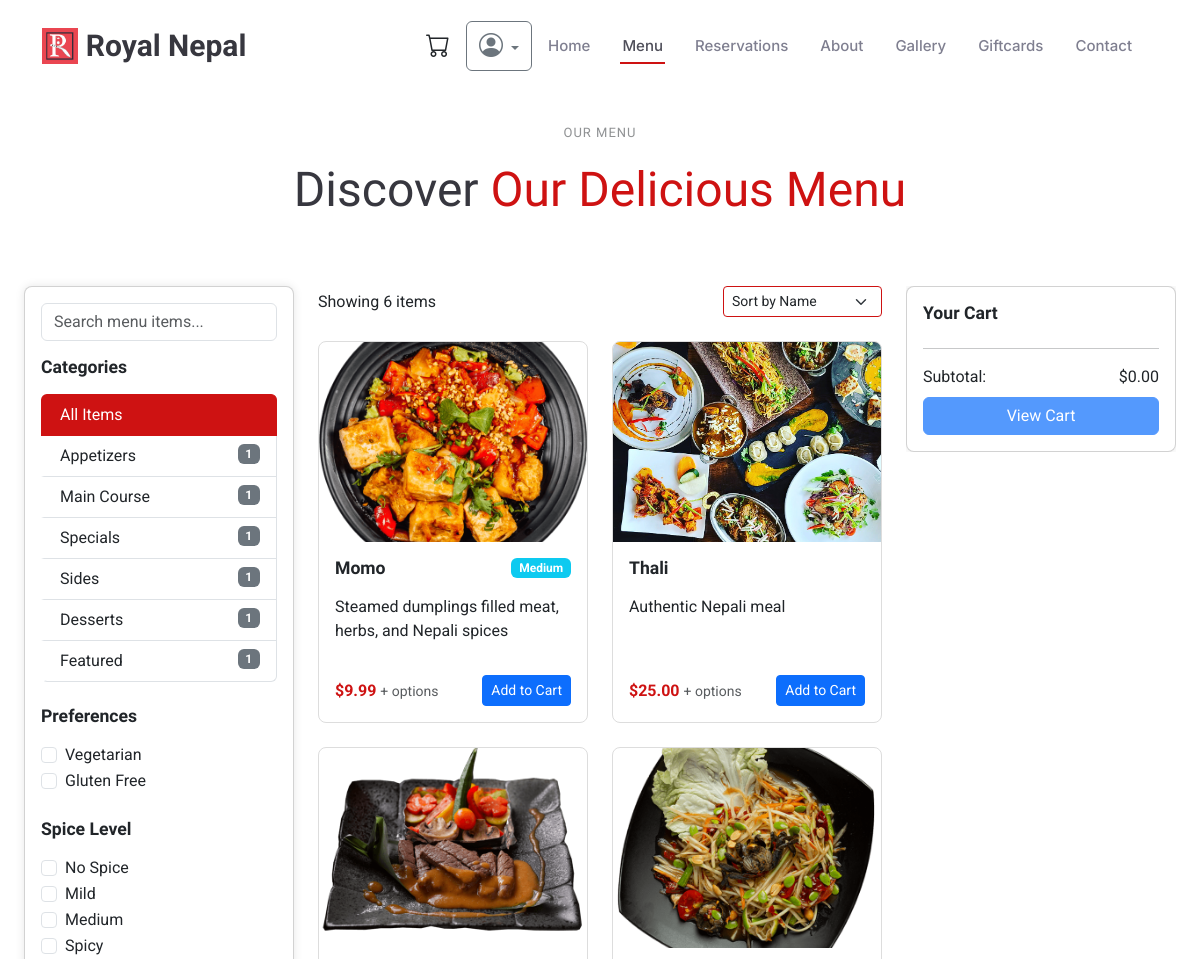
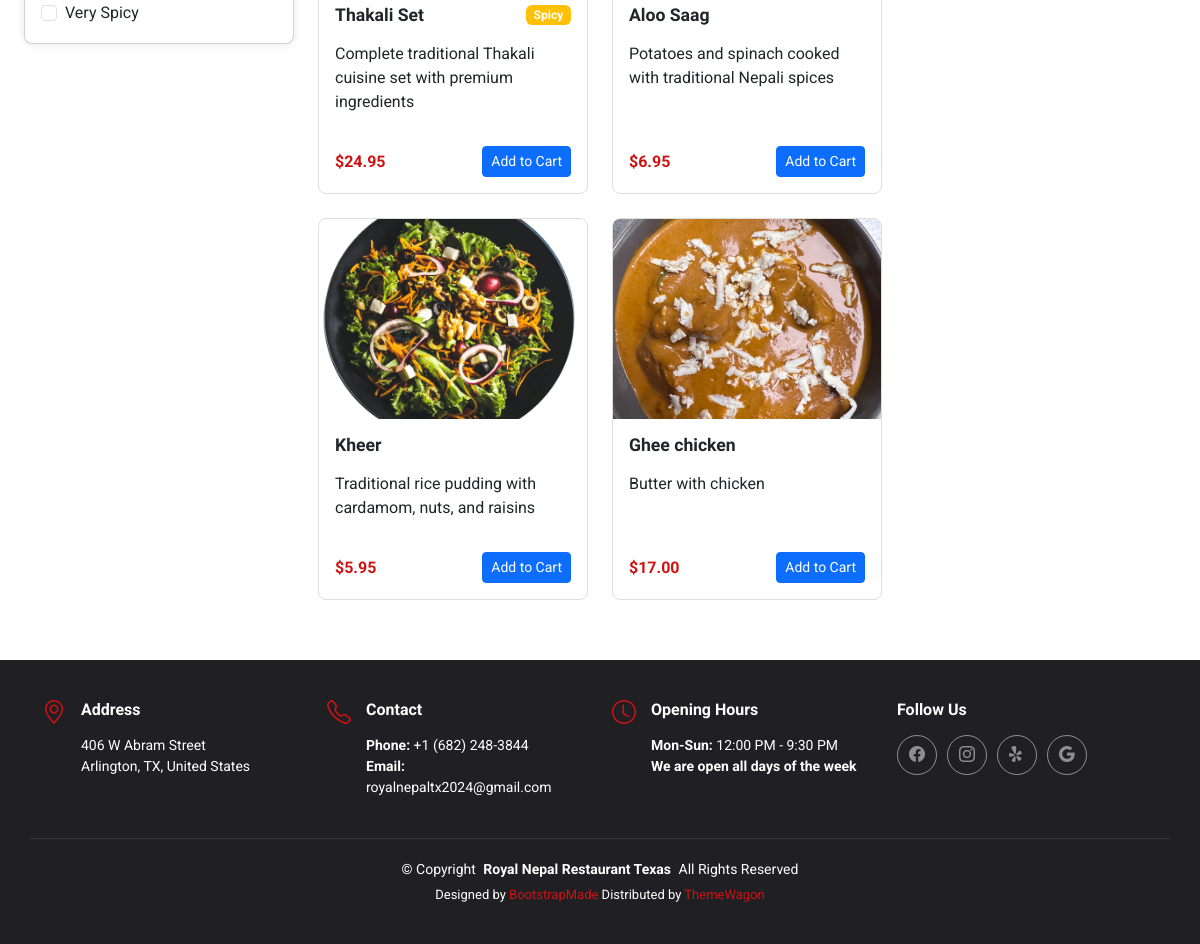
The app's page /menu/ with its own data (2 pictures, top to bottom).
### menu/models.py (models this page shows, shortened)
class Category(models.Model):
    name = models.CharField(max_length=100)
    slug = models.SlugField(unique=True)
    description = models.TextField(blank=True)
    image = models.ImageField(upload_to='categories/', blank=True, null=True)
    is_active = models.BooleanField(default=True)
    display_order = models.IntegerField(default=0)
    created_at = models.DateTimeField(auto_now=True)
    updated_at = models.DateTimeField(auto_now=True)
    class Meta:
        verbose_name_plural = 'Categories'
        ordering = ['display_order', 'name']

class MenuItem(models.Model):
    SPICE_LEVELS = [
        ('none', 'No Spice'),
        ('mild', 'Mild'),
        ('medium', 'Medium'),
        ('spicy', 'Spicy'),
        ('very_spicy', 'Very Spicy')
    ]
    category = models.ForeignKey(Category, related_name='items', on_delete=models.CASCADE)
    name = models.CharField(max_length=100)
    slug = models.SlugField(unique=True)
    description = models.TextField()
    price = models.DecimalField(
        max_digits=6,
        decimal_places=2,
        validators=[MinValueValidator(Decimal('0.00'))]
    )
    image = models.ImageField(upload_to='menu_items/', blank=True, null=True)
    is_available = models.BooleanField(default=True)
    is_featured = models.BooleanField(default=False)
    is_vegetarian = models.BooleanField(default=False)
    is_vegan = models.BooleanField(default=False)
    is_gluten_free = models.BooleanField(default=False)
    has_spice_customization = models.BooleanField(
        default=False,
        help_text="Allow customers to customize spice level"
    )
    spice_level = models.CharField(
        max_length=20,
        choices=SPICE_LEVELS,
        default='medium'
    )
    has_choices = models.BooleanField(
        default=False,
        help_text="Item has different choices (e.g., meat type, size)"
    )
    requires_choice = models.BooleanField(
        default=False,
        help_text="Customer must select a choice"
    )
    available_choices = models.ManyToManyField(
        ItemChoice,
        blank=True,
        related_name='menu_items'
    )
    available_addons = models.ManyToManyField(
        ItemAddon,
        blank=True,
        related_name='menu_items'
    )
    ingredients = models.TextField(
        blank=True,
        help_text="List main ingredients"
    )
    allergens = models.TextField(
        blank=True,
        help_text="List potential allergens"
    )
    preparation_time = models.PositiveIntegerField(
        default=15,
        help_text="Average preparation time in minutes"
    )
    calories = models.PositiveIntegerField(
        null=True,
        blank=True,
        help_text="Calories per serving"
    )
    created_at = models.DateTimeField(auto_now_add=True)
    updated_at = models.DateTimeField(auto_now=True)
    class Meta:
        ordering = ['category', 'name']
        indexes = [
            models.Index(fields=['category', 'is_available']),
            models.Index(fields=['is_featured', 'is_available']),
        ]
    def get_base_price(self):
        return self.price

### menu/views.py (the view)
# urls.py: path('', views.menu_list, name='menu_list'),
def menu_list(request):
    categories = Category.objects.filter(is_active=True).prefetch_related(
        Prefetch(
            'items',
            queryset=MenuItem.objects.filter(is_available=True)
            .select_related('category')
            .prefetch_related('available_choices', 'available_addons')
        )
    ).order_by('display_order')
    menu_items = MenuItem.objects.filter(
        is_available=True,
        category__is_active=True
    ).select_related('category').prefetch_related(
        'available_choices',
        'available_addons'
    )
    search_query = request.GET.get('search', '').strip()
    category_filter = request.GET.get('category')
    spice_level = request.GET.get('spice_level')
    dietary_filters = request.GET.getlist('dietary')
    if search_query:
        menu_items = menu_items.filter(
            Q(name__icontains=search_query) |
            Q(description__icontains=search_query)
        )
    if category_filter:
        menu_items = menu_items.filter(category__slug=category_filter)
    if spice_level:
        menu_items = menu_items.filter(spice_level=spice_level)
    if 'vegetarian' in dietary_filters:
        menu_items = menu_items.filter(is_vegetarian=True)
    if 'vegan' in dietary_filters:
        menu_items = menu_items.filter(is_vegan=True)
    if 'gluten_free' in dietary_filters:
        menu_items = menu_items.filter(is_gluten_free=True)
    cart = request.session.get('cart', {})
    context = {
        'categories': categories,
        'menu_items': menu_items,
        'spice_levels': MenuItem.SPICE_LEVELS,
        'cart': cart,
        'search_query': search_query,
        'category_filter': category_filter,
        'spice_level': spice_level,
        'dietary_filters': dietary_filters,
    }
    return render(request, 'menu/menu_list.html', context)

### menu/templates/menu/menu_list.html (shortened to what this page needs)
{% extends 'base.html' %}
{% load static %}
{% block content %}
<section class="menu-section section">
    <div class="container-fluid px-4">
        <div class="section-title" data-aos="fade-up">
            <h2>Our Menu</h2>
            <p><span>Discover</span> <span class="description-title">Our Delicious Menu</span></p>
        </div>
        <div class="row">
            <div class="col-lg-3">
                <div class="category-sidebar sticky-lg-top" style="top: 100px; z-index: 10;" data-aos="fade-up">
                    <div class="card">
                        <div class="card-body">
                            <div class="search-bar mb-3">
                                <input type="text" class="form-control"
                                       id="menuSearch"
                                       placeholder="Search menu items..."
                                       onkeyup="filterMenuItems()">
                            </div>
                            <h5 class="card-title mb-3">Categories</h5>
                            <div class="list-group">
                                <a href="#" class="list-group-item list-group-item-action active"
                                   data-category="all" onclick="filterByCategory(event, 'all')">
                                    All Items
                                </a>
                                {% for category in categories %}
                                    <a href="#" class="list-group-item list-group-item-action"
                                       data-category="{{ category.id }}"
                                       onclick="filterByCategory(event, '{{ category.id }}')">
                                        {{ category.name }}
                                        <span class="badge bg-secondary float-end">
                                            {{ category.items.count }}
                                        </span>
                                    </a>
                                {% endfor %}
                            </div>
                            <div class="mt-4">
                                <h5 class="card-title mb-3">Preferences</h5>
                                <div class="dietary-filters">
                                    <div class="form-check">
                                        <input class="form-check-input" type="checkbox"
                                               id="vegetarian" onchange="filterMenuItems()">
                                        <label class="form-check-label" for="vegetarian">
                                            Vegetarian
                                        </label>
                                    </div>
                                    <div class="form-check">
                                        <input class="form-check-input" type="checkbox"
                                               id="gluten_free" onchange="filterMenuItems()">
                                        <label class="form-check-label" for="gluten_free">
                                            Gluten Free
                                        </label>
                                    </div>
                                </div>
                            </div>
                            <div class="mt-4">
                                <h5 class="card-title mb-3">Spice Level</h5>
                                <div class="spice-filters">
                                    {% for level, name in spice_levels %}
                                        <div class="form-check">
                                            <input class="form-check-input" type="checkbox"
                                                   value="{{ level }}" id="spice_{{ level }}"
                                                   onchange="filterMenuItems()">
                                            <label class="form-check-label" for="spice_{{ level }}">
                                                {{ name }}
                                            </label>
                                        </div>
                                    {% endfor %}
                                </div>
                            </div>
                        </div>
                    </div>
                </div>
            </div>
            <div class="col-lg-6">
                <div class="sort-options mb-4" data-aos="fade-up">
                    <div class="d-flex justify-content-between align-items-center">
                        <div class="showing-results">
                            Showing <span id="itemCount">0</span> items
                        </div>
                        <select class="form-select form-select-sm w-auto"
                                onchange="sortMenuItems(this.value)">
                            <option value="name">Sort by Name</option>
                        </select>
                    </div>
                </div>
                <div class="row g-4" id="menuItemsContainer" data-aos="fade-up">
                    {% for item in menu_items %}
                        <div class="col-md-6 menu-item"
                             data-category="{{ item.category.id }}"
                             data-price="{{ item.price }}"
                             data-spice="{{ item.spice_level }}"
                             data-vegetarian="{{ item.is_vegetarian|yesno:'true,false' }}"
                             data-gluten-free="{{ item.is_gluten_free|yesno:'true,false' }}">
                            {% include 'menu/menu_item.html' with item=item %}
                        </div>
                    {% endfor %}
                </div>
            </div>
            <div class="col-lg-3">
                <div class="cart-sidebar sticky-lg-top" style="top: 100px;">
                    <div class="card" id="cartSummary">
                        <div class="card-body">
                            <h5 class="card-title">Your Cart</h5>
                            <hr>
                            <div class="d-flex justify-content-between mb-2">
                                <span>Subtotal:</span>
                                <span id="cartSubtotal">$0.00</span>
                            </div>
                            <button class="btn btn-primary w-100" id="viewCartBtn"
                                    onclick="window.location.href='{% url 'orders:cart_detail' %}'"
                                    disabled>
                                View Cart
                            </button>
                        </div>
                    </div>
                </div>
            </div>
        </div>
    </div>
</section>
{% endblock %}

### menu/templates/menu/menu_item.html (shortened to what this page needs)
{% load static %}
<div class="card menu-item-card h-100">
    {% if item.image %}
        <img src="{{ item.image.url }}" class="card-img-top menu-item-image" alt="{{ item.name }}">
    {% else %}
        <img src="{% static 'img/menu-default.jpg' %}" class="card-img-top menu-item-image" alt="{{ item.name }}">
    {% endif %}
    <div class="card-body d-flex flex-column">
        <div class="d-flex justify-content-between align-items-start mb-2">
            <h5 class="card-title">{{ item.name }}</h5>
            {% if not item.has_spice_customization %}
                <span class="badge {% if item.spice_level == 'very_spicy' %}bg-danger
                    {% elif item.spice_level == 'spicy' %}bg-warning
                    {% elif item.spice_level == 'medium' %}bg-info{% endif %}">
                    {{ item.get_spice_level_display }}
                </span>
            {% endif %}
        </div>
        <p class="card-text flex-grow-1">{{ item.description }}</p>
        <div class="mt-3">
            <div class="d-flex justify-content-between align-items-center">
                <div class="price-display">
                    <span class="base-price">${{ item.get_base_price }}</span>
                    {% if item.has_choices or item.available_addons.exists %}
                        <small class="text-muted">+ options</small>
                    {% endif %}
                </div>
                {% if item.is_available %}
                    <button class="btn btn-primary btn-sm add-to-cart-btn"
                            type="button"
                            data-bs-toggle="modal"
                            data-bs-target="#customizeModal_{{ item.id }}">
                        Add to Cart
                    </button>
                {% else %}
                    <span class="badge bg-secondary">Not Available</span>
                {% endif %}
            </div>
        </div>
    </div>
</div>

### records on screen
Category: name "Appetizers", items.count "1"
Category: name "Main Course", items.count "1"
Category: name "Specials", items.count "1"
Category: name "Sides", items.count "1"
Category: name "Desserts", items.count "1"
Category: name "Featured", items.count "1"
MenuItem: image (picture), name "Momo", spice_level "Medium", description "Steamed dumplings filled meat, herbs, and Nepali spices", get_base_price "9.99", has_choices "+ options"
MenuItem: image (picture), name "Thali", description "Authentic Nepali meal", get_base_price "25.00", has_choices "+ options"
MenuItem: image (picture), name "Thakali Set", spice_level "Spicy", description "Complete traditional Thakali cuisine set with premium ingredients", get_base_price "24.95"
MenuItem: image (picture), name "Aloo Saag", description "Potatoes and spinach cooked with traditional Nepali spices", get_base_price "6.95"
MenuItem: image (picture), name "Kheer", description "Traditional rice pudding with cardamom, nuts, and raisins", get_base_price "5.95"
MenuItem: image (picture), name "Ghee chicken", description "Butter with chicken", get_base_price "17.00"

### other values on screen
{{ name }} "No Spice" "Mild" "Medium" "Spicy" "Very Spicy"
